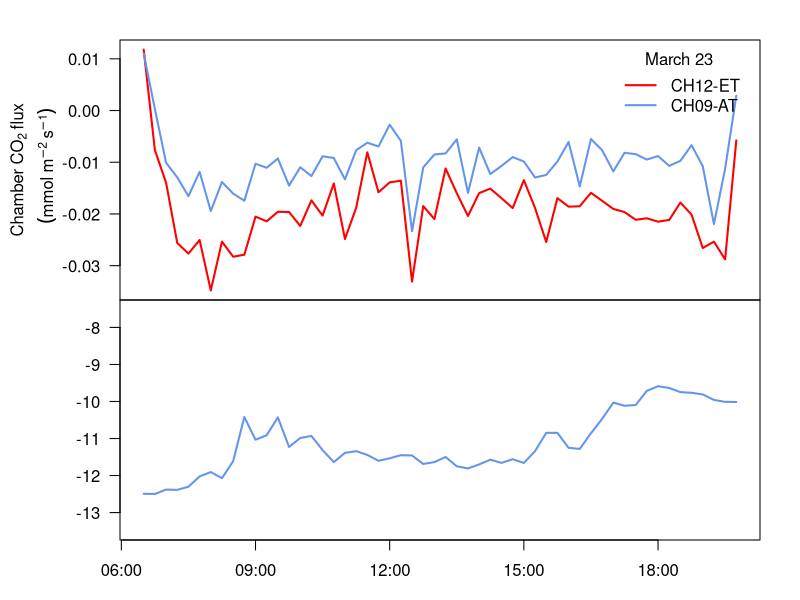

The R source for this figure: (Note: this script raises an error after producing the figure.)
# The goal is to time match chaber13C flux dataframes with chamber CO2 data frames

delta_FM <- read.csv("calculated_data/deltaflux_fm.csv")
  delta_FM$datetimeFM <- lubridate::ymd_hms(delta_FM$datetimeFM,tz='UTC')

chamflux_FM <- read.csv("calculated_data/chamflux_fm.csv") 
  chamflux_FM$datetime <- lubridate::ymd_hms(chamflux_FM$datetime,tz='UTC')
  chamflux_FM$date <- as.Date(chamflux_FM$date,tz='UTC')
  chamflux_FM$datetimeFM <- lubridate::ymd_hms(chamflux_FM$datetimeFM,tz='UTC')
  chamflux_FM$chamber <- as.factor(chamflux_FM$chamber)

##try to merge the best we can at 15 min, need unique id
#both dataframes should be formatted at proper 15m interval

###issue is with ref and sample in chamb flux(need to split by reg and sample and make new columns)
##then merge will work

xsicalc_func <- function(xsi_dfr){
  
  xsi_dfr$CO2_total <- (xsi_dfr$CorrConcA_Avg + xsi_dfr$CorrConcB_Avg)/(1-0.00474)
  
  #seperate ref and sample lines for calculations
  xsi_a <- xsi_dfr[xsi_dfr$line=="ref",]
    colnames(xsi_a)[(names(xsi_a) == "Corrdel13C_Avg")] <- "del13_ref"
    colnames(xsi_a)[(names(xsi_a) == "CO2_total")] <- "CO2_total_ref"
  
  xsi_b <- xsi_dfr[xsi_dfr$line=="samp",]
    colnames(xsi_b)[(names(xsi_b) == "Corrdel13C_Avg")] <- "del13_samp"
    colnames(xsi_b)[(names(xsi_b) == "CO2_total")] <- "CO2_total_samp"
  
  #new dfr with xsi, deltadiff, DELTA, and timestamp for matching
  deltadiff<- xsi_b$del13_samp - xsi_a$del13_ref
  xsi <- xsi_b$CO2_total_samp/(xsi_a$CO2_total_ref - xsi_b$CO2_total_samp)
  
  xsi_calc <-data.frame(cbind(deltadiff, xsi))
  xsi_calc$DELTA <- (1000 * xsi_calc$xsi * xsi_calc$deltadiff)/
                        (1000+xsi_b$del13_samp-(xsi_calc$xsi*xsi_calc$deltadiff))
  xsi_calc$datetimeFM <- lubridate::ymd_hms(xsi_a$datetimeFM,tz='UTC')
  xsi_calc$chamber <- as.factor(xsi_a$chamber)
  xsi_calc$id <- xsi_a$id
  xsi_calc$del13_samp <- xsi_b$del13_samp
  xsi_calc$del13_ref <- xsi_a$del13_ref
  return(xsi_calc)
}

cham_xsi <- xsicalc_func(delta_FM)

### what is the delta for phloem (just sample?)
### merge this data set with cham flux and calculate gmes canopy
### can add back delta sample to this also to get Aweighted discrimination

#dates wrong for campaign 2

cham_gmes <- merge(cham_xsi, chamflux_FM, by=c("chamber", "id", "datetimeFM"))
  cham_gmes$fluxC_gfm <- with(cham_gmes, FluxCO2*15*60*10^-3*12)
  cham_gmes$fluxCO2_fm <- with(cham_gmes, FluxCO2*15*60*10^-3)
  cham_gmes$fluxCO2_umols <- with(cham_gmes, FluxCO2*10^-3)
  
treatments <- read.csv("data/temp_trt.csv")

cham_gmes2 <- merge(cham_gmes, treatments)
write.csv(cham_gmes2, "calculated_data/merge_test.csv", row.names=FALSE)

#need CI
#need C2sfc
#need Tleaf
#need Trmmol
#need Press

# chamber match testing ---------------------------------------------------


testcham <- cham_gmes2[cham_gmes2$month =="March",]
write.csv(testcham, "calculated_data/sample_march.csv", row.names=TRUE)

test1 <- cham_xsi[cham_xsi$id=="1-1" ,]
  test1 <- test1[order(test1$datetimeFM),]
  
test2 <- chamflux_FM[chamflux_FM$id=="1-1",]
  test2 <- test2[order(test2$datetimeFM),]
  
test_merge <- merge(test1, test2, by=c("chamber", "id", "datetimeFM"))
  test_merge$fluxC_gfm <- with(test_merge, FluxCO2*15*60*10^-3*12)
  test_merge$fluxCO2_fm <- with(test_merge, FluxCO2*15*60*10^-3)
  
  test_merge2 <- merge(test_merge, treatments)

# Chamber CO2 flux (mmol/s) 

# mmol/s to 
# ALEAF*15*60*10^-3*12)

#two panel example
  
windows()
# png(filename = "flux_example.png", width = 8, height = 6, units = "in", res= 600)
par(cex.axis=1, cex.lab=1,las=1,mgp=c(3,1,0),mfrow=c(2,1)) 

par(mar=c(0,6,2,2))
plot(FluxCO2~datetimeFM,data=testcham[testcham$chamber ==12,], type='l', col="red", lwd=2, xaxt='n',
     ylab=expression(atop(Chamber~CO[2]~flux,~~(m*mol~m^-2~s^-1))))
  points(FluxCO2~datetimeFM,data=testcham[testcham$chamber ==9,], type='l', col="cornflowerblue", lwd=2)
  legend("topright", c("CH12-ET", "CH09-AT"), lty=1, col=c("red", "cornflowerblue"), title="March 23",
         bty='n', inset=.02, lwd=2)
  
par(mar=c(3,6,0,2))
plot(del13_samp~datetimeFM,data=testcham[testcham$chamber ==9,], type='l', col="cornflowerblue", lwd=2, 
     xlab="", ylab=expression(atop(Chamber~flux,~{delta}^13*C~~('\211'))), ylim=c(-13.5, -7.5))
  points(del13_samp~datetimeFM,data=testcham[testcham$chamber ==12,], type='l', col="red", lwd=2)
  points(del13_ref~datetimeFM,data=testcham[testcham$chamber ==9,], type='l', col="cornflowerblue", lwd=2, lty=3)
  points(del13_ref~datetimeFM,data=testcham[testcham$chamber ==12,], type='l', col="red", lwd=2, lty=3)

  legend("topright", c("CH12-ET", "CH09-AT","reference", "sample" ), lty=c(1,1,3,1), 
         col=c("red", "cornflowerblue","black", "black"), bty='n', inset=.02, lwd=2)  
  
dev.copy2pdf(file="output/flux_example.pdf")
dev.off()
  


# start calculations ------------------------------------------------------

gmcalc_func <- function(x, a=4.4, ab= 2.9, b=29, f=16.2,del_growth = -8 , delR=-5, 
                        k25r=0.728, k25g=38.89, Ea_r = 72.311, Ea_g = 20.437,Rgc=8.314472){
  
  e = delR - del_growth
  
  x$CiCa <- x$Ci/x$CO2R
  x$a_prime <- (ab*(x$CO2S-x$C2sfc)+a*(x$C2sfc-x$Ci))/(x$CO2S-x$Ci)
  
  x$Rd <- k25r * exp(Ea_r*((x$Tleaf+273.15)-298)/(298*Rgc*(x$Tleaf+273.15)))
  x$Gstar <- k25g * exp(Ea_g*((x$Tleaf+273.15)-298)/(298*Rgc*(x$Tleaf+273.15)))
  
  x$rd_term <- e*x$Rd*(x$Ci-x$Gstar)/((x$Photo+x$Rd)*x$CO2S)
  x$f_term <- f*x$Gstar/x$CO2S
  
  x$TleafminusTair <- x$Tleafx$Tair
  x$TblockminusTair <- x$TBlkx$Tair
  
  x$CO2Rdry <- x$CO2R/(1-x$H2OR/1000)
  x$CO2Sdry <- x$CO2S/(1-x$H2OS/1000)
  
  x$t <- (1+x$a_prime/1000)*x$Trmmol/x$CndCO2/1000/2
  x$t2 <- 1/(1-x$t)
  x$t3 <- (1+x$t)/(1-x$t)
  
  x$Di <- x$a_prime * x$t2+ (x$t3 * b-x$a_prime * x$t2) * x$CiCa
  x$DiminusDo <- x$Dix$DELTA
  
  x$rd_term2 <- x$t3- x$rd_term
  x$f_term2 <- x$t3x$f_term
  
  x$gm <- x$t3 * (b1.8x$Rd * e / (x$Rd+x$Photo)) * x$Photo/x$CO2S/(x$DiminusDox$rd_term2x$f_term2)
  x$gm_bar <- x$gm*100/x$Press
  
  #different fractionation components as outputs--------------------------------------------------------------------
  
  #fractionation where Ci=Cc in the absence ot respiratory fractionation
  x$delta_i <- (x$t2*x$a_prime)+(x$t2*((1+x$t)*b-x$a_prime)*x$CiCa)
  
  #fractionation associated with the diffusion of CO2 from intercellular airspace to chloroplast 
  x$delta_gm = x$t3*(bx$a_prime(e*x$Rd)/(x$Photo+x$Rd)) * (x$Photo/(x$gm * x$CO2R))
  
  #most of the fractionation associated with respiration
  x$delta_e <- x$t3 * (((e * x$Rd)/((x$Photo + x$Rd) * x$CO2R))*(x$Cix$Gstar))
  
  #fractionation associated with photorespiration
  x$delta_f <- x$t3 * (f * (x$Gstar/x$CO2R))
  
  return(x)
}

gm <- gmcalc_func(cham_gmes2)
